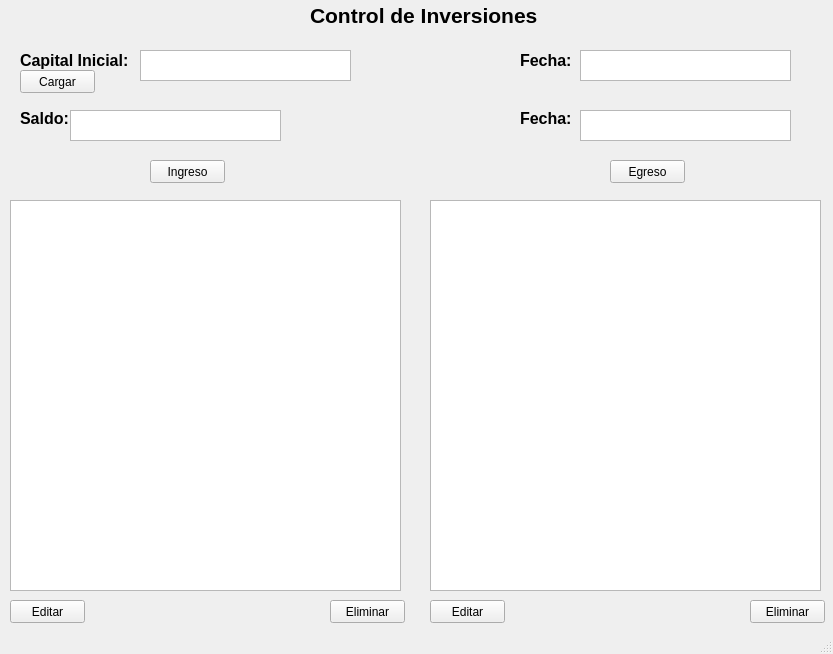
<?xml version="1.0" encoding="UTF-8"?>
<ui version="4.0">
 <class>MainWindow</class>
 <widget class="QMainWindow" name="MainWindow">
  <property name="geometry">
   <rect>
    <x>0</x>
    <y>0</y>
    <width>833</width>
    <height>654</height>
   </rect>
  </property>
  <property name="windowTitle">
   <string>MainWindow</string>
  </property>
  <widget class="QWidget" name="centralwidget">
   <widget class="QLabel" name="titulo">
    <property name="geometry">
     <rect>
      <x>310</x>
      <y>0</y>
      <width>241</width>
      <height>31</height>
     </rect>
    </property>
    <property name="font">
     <font>
      <pointsize>16</pointsize>
      <weight>75</weight>
      <bold>true</bold>
     </font>
    </property>
    <property name="text">
     <string>Control de Inversiones</string>
    </property>
   </widget>
   <widget class="QLabel" name="capinicial">
    <property name="geometry">
     <rect>
      <x>20</x>
      <y>50</y>
      <width>121</width>
      <height>21</height>
     </rect>
    </property>
    <property name="font">
     <font>
      <pointsize>12</pointsize>
      <weight>75</weight>
      <bold>true</bold>
     </font>
    </property>
    <property name="text">
     <string>Capital Inicial:</string>
    </property>
    <property name="textFormat">
     <enum>Qt::PlainText</enum>
    </property>
   </widget>
   <widget class="QLabel" name="saldo">
    <property name="geometry">
     <rect>
      <x>20</x>
      <y>110</y>
      <width>61</width>
      <height>16</height>
     </rect>
    </property>
    <property name="font">
     <font>
      <pointsize>12</pointsize>
      <weight>75</weight>
      <bold>true</bold>
     </font>
    </property>
    <property name="text">
     <string>Saldo:</string>
    </property>
   </widget>
   <widget class="QLabel" name="fechaCI">
    <property name="geometry">
     <rect>
      <x>520</x>
      <y>50</y>
      <width>61</width>
      <height>21</height>
     </rect>
    </property>
    <property name="font">
     <font>
      <pointsize>12</pointsize>
      <weight>75</weight>
      <bold>true</bold>
     </font>
    </property>
    <property name="text">
     <string>Fecha:</string>
    </property>
   </widget>
   <widget class="QLabel" name="fechaSaldo">
    <property name="geometry">
     <rect>
      <x>520</x>
      <y>110</y>
      <width>61</width>
      <height>16</height>
     </rect>
    </property>
    <property name="font">
     <font>
      <pointsize>12</pointsize>
      <weight>75</weight>
      <bold>true</bold>
     </font>
    </property>
    <property name="text">
     <string>Fecha:</string>
    </property>
   </widget>
   <widget class="QPushButton" name="cargaCI">
    <property name="geometry">
     <rect>
      <x>20</x>
      <y>70</y>
      <width>75</width>
      <height>23</height>
     </rect>
    </property>
    <property name="text">
     <string>Cargar</string>
    </property>
   </widget>
   <widget class="QPushButton" name="ingreso">
    <property name="geometry">
     <rect>
      <x>150</x>
      <y>160</y>
      <width>75</width>
      <height>23</height>
     </rect>
    </property>
    <property name="text">
     <string>Ingreso</string>
    </property>
   </widget>
   <widget class="QPushButton" name="egreso">
    <property name="geometry">
     <rect>
      <x>610</x>
      <y>160</y>
      <width>75</width>
      <height>23</height>
     </rect>
    </property>
    <property name="text">
     <string>Egreso</string>
    </property>
   </widget>
   <widget class="QTreeView" name="treeViewIngreso">
    <property name="geometry">
     <rect>
      <x>10</x>
      <y>200</y>
      <width>391</width>
      <height>391</height>
     </rect>
    </property>
   </widget>
   <widget class="QTreeView" name="treeViewEgreso">
    <property name="geometry">
     <rect>
      <x>430</x>
      <y>200</y>
      <width>391</width>
      <height>391</height>
     </rect>
    </property>
   </widget>
   <widget class="QTextBrowser" name="textCI">
    <property name="geometry">
     <rect>
      <x>140</x>
      <y>50</y>
      <width>211</width>
      <height>31</height>
     </rect>
    </property>
   </widget>
   <widget class="QTextBrowser" name="textSaldo">
    <property name="geometry">
     <rect>
      <x>70</x>
      <y>110</y>
      <width>211</width>
      <height>31</height>
     </rect>
    </property>
   </widget>
   <widget class="QTextBrowser" name="textFechaCI">
    <property name="geometry">
     <rect>
      <x>580</x>
      <y>50</y>
      <width>211</width>
      <height>31</height>
     </rect>
    </property>
   </widget>
   <widget class="QTextBrowser" name="textFechaSaldo">
    <property name="geometry">
     <rect>
      <x>580</x>
      <y>110</y>
      <width>211</width>
      <height>31</height>
     </rect>
    </property>
   </widget>
   <widget class="QPushButton" name="deletEgreso">
    <property name="geometry">
     <rect>
      <x>750</x>
      <y>600</y>
      <width>75</width>
      <height>23</height>
     </rect>
    </property>
    <property name="text">
     <string>Eliminar</string>
    </property>
   </widget>
   <widget class="QPushButton" name="deletIngreso">
    <property name="geometry">
     <rect>
      <x>330</x>
      <y>600</y>
      <width>75</width>
      <height>23</height>
     </rect>
    </property>
    <property name="text">
     <string>Eliminar</string>
    </property>
   </widget>
   <widget class="QPushButton" name="editIngreso">
    <property name="geometry">
     <rect>
      <x>10</x>
      <y>600</y>
      <width>75</width>
      <height>23</height>
     </rect>
    </property>
    <property name="text">
     <string>Editar</string>
    </property>
   </widget>
   <widget class="QPushButton" name="editEgreso">
    <property name="geometry">
     <rect>
      <x>430</x>
      <y>600</y>
      <width>75</width>
      <height>23</height>
     </rect>
    </property>
    <property name="text">
     <string>Editar</string>
    </property>
   </widget>
  </widget>
  <widget class="QMenuBar" name="menubar">
   <property name="geometry">
    <rect>
     <x>0</x>
     <y>0</y>
     <width>833</width>
     <height>21</height>
    </rect>
   </property>
  </widget>
  <widget class="QStatusBar" name="statusbar"/>
 </widget>
 <resources/>
 <connections/>
</ui>
